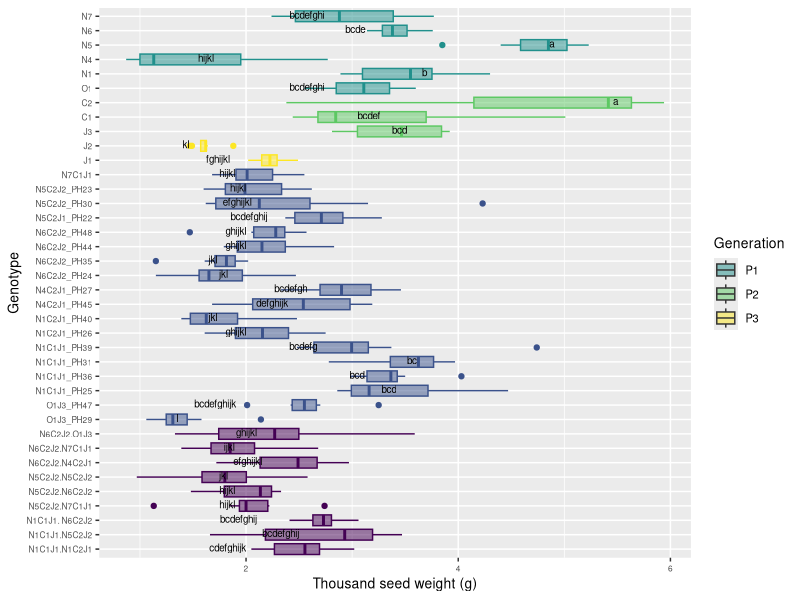

The R script that drew this image:
# Comparison 2XY: Novel allohexaploids

#load packages 
install.packages("multcompView")
install.packages("viridis")
library(viridis)

library(tidyverse)
library(dplyr)
library(ggplot2)
library(ggpubr)
library(datasets)
library(multcompView)


# vollständige Rohdatentabelle laden ######
getwd()
DATA <- read_csv("EPPN raw data complete 220419.csv")
View(DATA)


#drop first column
DATA = DATA[,2:37]
View(DATA)

#Comparison 2XY	einschließlich JO allohexaploids
# Aim: to determine if the NCJ allohexaploids have more similarity to each other than to their parent genotypes 

#### subsetting #####
#IMPORTANT: N5C2J2.N5C2J1_PH43 has only one parent genotype: N5C2J2 (PH30 and PH23), 
# N5C2J1_PH42 was wrong, deleted from subsetting group 4

comp_2XY4 <- DATA[DATA$Genotype %in% c("N5", "N6", "N1", "N4", "N7","C1", "C2", "J1", "J2", 
                                      "O1", "J3",
                                      
                                      "N6C2J2_PH24", "N6C2J2_PH35", "N6C2J2_PH44", "N6C2J2_PH48", 
                                     "N5C2J1_PH22", "N5C2J2_PH30", "N5C2J2_PH23", "N1C1J1_PH25", "N1C1J1_PH36", 
                                     "N1C1J1_PH31", "N1C1J1_PH39", "N1C2J1_PH26", "N1C2J1_PH40", "N4C2J1_PH45",
                                     "N4C2J1_PH27", "N7C1J1",
                                     "O1J3_PH29", "O1J3_PH47",
                                     
                                     "N1C1J1.N5C2J2", "N6C2J2.N7C1J1", "N5C2J2.N7C1J1", "N1C1J1. N6C2J2",
                                     "N5C2J2.N6C2J2","N1C1J1.N1C2J1", "N5C2J2.N5C2J2", "N6C2J2.N4C2J1", "N6C2J2.O1J3"), ]
head(comp_2XY4)
View(comp_2XY4)

#create column giving generation###############################################
#N5C2J1_PH42 removed!!!######################################################## 
comp_2XY4 <- comp_2XY4 %>%
  mutate(Generation = case_when(
  Genotype == "O1" ~ "P1",
  Genotype == "J3" ~ "P2",
  Genotype == "N1" ~ "P1",
  Genotype == "N4" ~ "P1",
  Genotype == "N5" ~ "P1",
  Genotype == "N6" ~ "P1",
  Genotype == "N7" ~ "P1",
  Genotype == "C1" ~ "P2",
  Genotype == "C2" ~ "P2",
  Genotype == "J1" ~ "P3",
  Genotype == "J2" ~ "P3",
  Genotype == "O1J3_PH29" ~ "novel allohexaploid",
  Genotype == "O1J3_PH47" ~ "novel allohexaploid",
  Genotype == "N5C2J1_PH22" ~ "novel allohexaploid",
  Genotype == "N5C2J2_PH23" ~ "novel allohexaploid",
  Genotype == "N6C2J2_PH24" ~ "novel allohexaploid",
  Genotype == "N1C1J1_PH25" ~ "novel allohexaploid",
  Genotype == "N1C2J1_PH26" ~ "novel allohexaploid",
  Genotype == "N4C2J1_PH27" ~ "novel allohexaploid",
  Genotype == "N5C2J2_PH30" ~ "novel allohexaploid",
  Genotype == "N1C1J1_PH31" ~ "novel allohexaploid",
  Genotype == "N6C2J2_PH35" ~ "novel allohexaploid",
  Genotype == "N1C1J1_PH36" ~ "novel allohexaploid",
  Genotype == "N1C1J1_PH39" ~ "novel allohexaploid",
  Genotype == "N1C2J1_PH40" ~ "novel allohexaploid",
  Genotype == "N6C2J2_PH44" ~ "novel allohexaploid",
  Genotype == "N4C2J1_PH45" ~ "novel allohexaploid",
  Genotype == "N6C2J2_PH48" ~ "novel allohexaploid",
  Genotype == "N7C1J1" ~ "novel allohexaploid",
  Genotype == "N1C1J1.N5C2J2" ~ "allohexaploid hybrid",
  Genotype == "N1C1J1.N1C2J1" ~ "allohexaploid hybrid",
  Genotype == "N5C2J2.N7C1J1" ~ "allohexaploid hybrid",
  Genotype == "N5C2J2.N5C2J2" ~ "allohexaploid hybrid",
  Genotype == "N1C1J1. N6C2J2" ~ "allohexaploid hybrid",
  Genotype == "N5C2J2.N6C2J2" ~ "allohexaploid hybrid",
  Genotype == "N6C2J2.O1J3" ~ "allohexaploid hybrid",
  Genotype == "N6C2J2.N4C2J1" ~ "allohexaploid hybrid",
  Genotype == "N6C2J2.N7C1J1" ~ "allohexaploid hybrid"))
view(comp_2XY4)

# ANOVA, Tukey & Boxplot with CLD according to Rosane Rech##########################################################
# loading the appropriate libraries
library(datasets)

# analysis of variance
anova <- aov(TGW_g ~ Genotype, data = comp_2XY4)
summary(anova)

# Tukey's test
tukey <- TukeyHSD(anova)
print(tukey)

# compact letter display
cld <- multcompLetters4(anova, tukey)
print(cld)

# table with factors and 3rd quantile
Tk <- group_by(comp_2XY4, Genotype) %>%
  summarise(mean = round(mean(TGW_g, na.rm = TRUE), digits = 1), quant = round(quantile(TGW_g, probs = 0.75, na.rm = TRUE), digits = 1)) %>%
  arrange(desc(mean)) #WICHTIG: arrange(desc(mean)) muss hier rein!!!

# extracting the compact letter display and adding to the Tk table
cld <- as.data.frame.list(cld$Genotype)
Tk$cld <- cld$Letters
print(Tk) # print dient der Überprüfung: Mittelwerte und Letter code 
# in der gleichen Reihenfolge angeordnet?


#create column giving generation###############################################
#N5C2J1_PH42 removed!!!########################################################
ANOVA_Tukey_2XY4 <- Tk %>%
  mutate(Generation = case_when(
    Genotype == "O1" ~ "P1",
    Genotype == "J3" ~ "P2",
    Genotype == "N1" ~ "P1",
    Genotype == "N4" ~ "P1",
    Genotype == "N5" ~ "P1",
    Genotype == "N6" ~ "P1",
    Genotype == "N7" ~ "P1",
    Genotype == "C1" ~ "P2",
    Genotype == "C2" ~ "P2",
    Genotype == "J1" ~ "P3",
    Genotype == "J2" ~ "P3",
    Genotype == "O1J3_PH29" ~ "novel allohexaploid",
    Genotype == "O1J3_PH47" ~ "novel allohexaploid",
    Genotype == "N5C2J1_PH22" ~ "novel allohexaploid",
    Genotype == "N5C2J2_PH23" ~ "novel allohexaploid",
    Genotype == "N6C2J2_PH24" ~ "novel allohexaploid",
    Genotype == "N1C1J1_PH25" ~ "novel allohexaploid",
    Genotype == "N1C2J1_PH26" ~ "novel allohexaploid",
    Genotype == "N4C2J1_PH27" ~ "novel allohexaploid",
    Genotype == "N5C2J2_PH30" ~ "novel allohexaploid",
    Genotype == "N1C1J1_PH31" ~ "novel allohexaploid",
    Genotype == "N6C2J2_PH35" ~ "novel allohexaploid",
    Genotype == "N1C1J1_PH36" ~ "novel allohexaploid",
    Genotype == "N1C1J1_PH39" ~ "novel allohexaploid",
    Genotype == "N1C2J1_PH40" ~ "novel allohexaploid",
    Genotype == "N6C2J2_PH44" ~ "novel allohexaploid",
    Genotype == "N4C2J1_PH45" ~ "novel allohexaploid",
    Genotype == "N6C2J2_PH48" ~ "novel allohexaploid",
    Genotype == "N7C1J1" ~ "novel allohexaploid",
    Genotype == "N1C1J1.N5C2J2" ~ "allohexaploid hybrid",
    Genotype == "N1C1J1.N1C2J1" ~ "allohexaploid hybrid",
    Genotype == "N5C2J2.N7C1J1" ~ "allohexaploid hybrid",
    Genotype == "N5C2J2.N5C2J2" ~ "allohexaploid hybrid",
    Genotype == "N1C1J1. N6C2J2" ~ "allohexaploid hybrid",
    Genotype == "N5C2J2.N6C2J2" ~ "allohexaploid hybrid",
    Genotype == "N6C2J2.O1J3" ~ "allohexaploid hybrid",
    Genotype == "N6C2J2.N4C2J1" ~ "allohexaploid hybrid",
    Genotype == "N6C2J2.N7C1J1" ~ "allohexaploid hybrid"))

view(ANOVA_Tukey_2XY4)

# Reorder factor levels in comp_2XY4
#N5C2J1_PH42 removed!!!##
comp_2XY4ord <- comp_2XY4                             
comp_2XY4ord$Genotype <- factor(comp_2XY4ord$Genotype,     
                                levels = c("N1C1J1.N1C2J1", "N1C1J1.N5C2J2", "N1C1J1. N6C2J2", 
                                           "N5C2J2.N7C1J1", "N5C2J2.N6C2J2", "N5C2J2.N5C2J2", 
                                           "N6C2J2.N4C2J1", "N6C2J2.N7C1J1", "N6C2J2.O1J3",
                                           
                                           "O1J3_PH29", "O1J3_PH47",
                                           "N1C1J1_PH25", "N1C1J1_PH36","N1C1J1_PH31", "N1C1J1_PH39", 
                                           "N1C2J1_PH26", "N1C2J1_PH40", 
                                           "N4C2J1_PH45","N4C2J1_PH27",
                                           "N6C2J2_PH24", "N6C2J2_PH35", "N6C2J2_PH44", "N6C2J2_PH48", 
                                           "N5C2J1_PH22", 
                                           "N5C2J2_PH30", "N5C2J2_PH23", 
                                           "N7C1J1",
                                           
                                           "J1", "J2", "J3", "C1", "C2", "O1", "N1", "N4", "N5", "N6", "N7"))

ANOVA_Tukey_2XY4ord <- ANOVA_Tukey_2XY4
ANOVA_Tukey_2XY4ord$Genotype <- factor(ANOVA_Tukey_2XY4ord$Genotype,     
                                  levels = c("N1C1J1.N1C2J1", "N1C1J1.N5C2J2", "N1C1J1. N6C2J2", 
                                             "N5C2J2.N7C1J1", "N5C2J2.N6C2J2", "N5C2J2.N5C2J2", 
                                             "N6C2J2.N4C2J1", "N6C2J2.N7C1J1", "N6C2J2.O1J3",
                                             
                                             "O1J3_PH29", "O1J3_PH47",
                                             "N1C1J1_PH25", "N1C1J1_PH36","N1C1J1_PH31", "N1C1J1_PH39", 
                                             "N1C2J1_PH26", "N1C2J1_PH40", 
                                             "N4C2J1_PH45","N4C2J1_PH27",
                                             "N6C2J2_PH24", "N6C2J2_PH35", "N6C2J2_PH44", "N6C2J2_PH48", 
                                             "N5C2J1_PH22", 
                                             "N5C2J2_PH30", "N5C2J2_PH23", 
                                             "N7C1J1",
                                             
                                             "J1", "J2", "J3", "C1", "C2", "O1", "N1", "N4", "N5", "N6", "N7"))


#boxplot
ggplot(comp_2XY4ord, aes(Genotype, TGW_g, fill = Generation, color = Generation)) + 
  geom_boxplot() +
  labs(x="Genotype", y="Thousand seed weight (g)") +
  geom_text(data = ANOVA_Tukey_2XY4, aes(x = Genotype, y = quant, label = cld), color = "black", size = 2.5, vjust = 0.3, hjust = 3) +
  coord_flip() +
  theme(axis.title = element_text(size = 14),
        legend.text = element_text(size = 8),
        legend.title = element_text(size = 10),
        axis.title.x = element_text(size = 10),
        axis.title.y = element_text(size = 10),
        axis.text.x = element_text(size = 6),
        axis.text.y = element_text(size = 6)) +
  scale_color_viridis(discrete = TRUE, option = "D", direction = 1, guide = "none", alpha = 1) +  #legend removed by guide = "none" 
  scale_fill_viridis(discrete = TRUE, option = "D", direction = 1, alpha = 0.5,
                     breaks=c("P1", "P2", "P3", "novel allohex", "allohex hybrid"),
                     labels=c("P1", "P2", "P3", "novel allohexaploids", "allohexaploid hybrids")) ##reorder legend labels!
